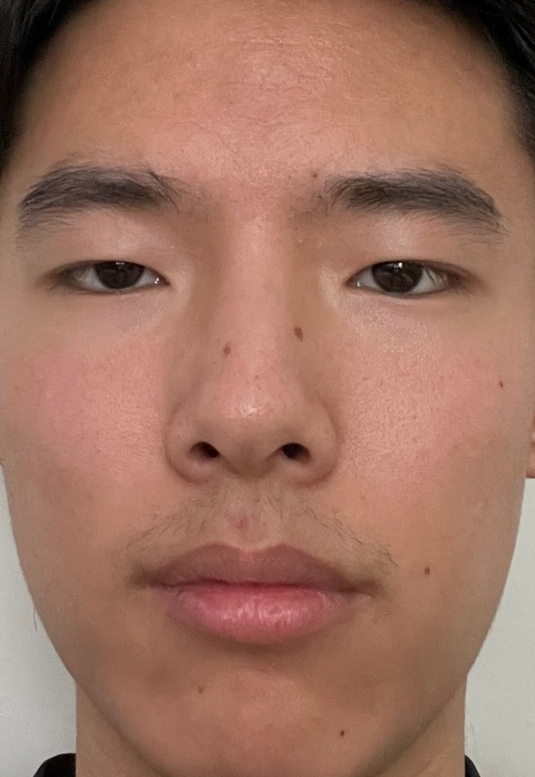
#> input picture data/cropped/blank.jpg, 535 x 777 px
$ python main.py
#> lines starting #> are read from the running program, lines starting #| are printed output that depends on the picture
#> further down, search_blank is the input picture: shape (777, 535, 3); mean R, G, B 159.6, 115.7, 98.9
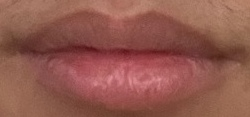
#> input picture data/template_feature/temp_blank.jpg, 250 x 117 px
#> further down, template_blank is the input picture: shape (117, 250, 3); mean R, G, B 145.5, 89, 78.1
### template_match.py
import numpy as np
import matplotlib.pyplot as plt

from scipy.signal import fftconvolve

from largest_index import largest_index
from patch_sum import patch_sum


def template_match(search, template):
    image_shape = search.shape
#> image_shape = (777, 535, 3)

    image = np.array(search, dtype=np.float64, copy=False)
    pad_width = tuple((width, width) for width in template.shape)
#> pad_width = ((117, 117), (250, 250), (3, 3))
    image = np.pad(image, pad_width=pad_width, mode='constant', constant_values=0)

    image_window_sum = patch_sum(image, template.shape)
    image_window_sum2 = patch_sum(image ** 2, template.shape)
    temp_mean = template.mean()
#> temp_mean = 104.2
    temp_vol = np.prod(template.shape)
#> temp_vol = 87750
    temp_ssd = np.sum((template - temp_mean) ** 2)
#> temp_ssd = 113456421.6
    cross_corr = fftconvolve(image, template[::-1, ::-1, ::-1], mode="valid")[1:-1, 1:-1, 1:-1]
    numerator = cross_corr - image_window_sum * temp_mean
    denominator = image_window_sum2
    image_window_sum = np.multiply(image_window_sum, image_window_sum)
    image_window_sum = np.divide(image_window_sum, temp_vol)
    denominator -= image_window_sum
    denominator *= temp_ssd
    denominator = np.maximum(denominator, 0)  # sqrt of negative number not allowed
    denominator = np.sqrt(denominator)
    response = np.zeros_like(cross_corr, dtype=np.float64)
    mask = denominator > np.finfo(np.float64).eps
    response[mask] = numerator[mask] / denominator[mask]

    slices = []
    for i in range(template.ndim):
        d0 = template.shape[i] - 1
        d1 = d0 + image_shape[i] - template.shape[i] + 1
        slices.append(slice(d0, d1))
    result = response[tuple(slices)]

    ind_list = list(range(1, 500, 10))
    x_list = []
    y_list = []

    for t in ind_list:
        ind = largest_index(result, t)
        x_t, y_t = ind[1][-1], ind[0][-1]
        x_list.append(x_t)
        y_list.append(y_t)
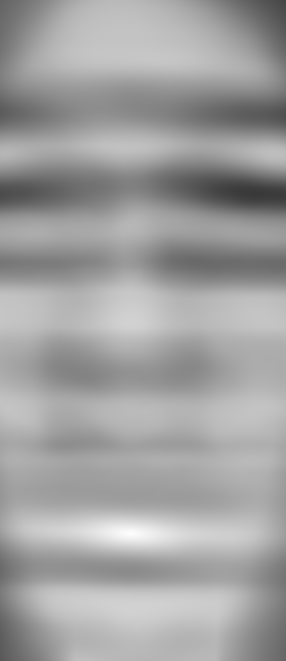
#> result: shape (661, 286, 1) float64; min 0.226, max 0.999, mean 0.631
    ij = np.unravel_index(np.argmax(result), result.shape)
#> ij = (533, 130, 0)
    _, x, y = ij[::-1]
#> x = 130; y = 533

    # fig, ax = plt.subplots(len(ind_list), 2, figsize=(15, 20))
    #
    # for i in range(len(ind_list)):
    #     h_temp, w_temp, _ = template.shape
    #     ax[i, 0].imshow(search[y_list[i]: y_list[i] + h_temp, x_list[i]:x_list[i] + w_temp])
    #     ax[i, 0].set_axis_off()
    #     ax[i, 0].set_title(f'detected region, {ind_list[i]} closest')
    #
    #     ax[i, 1].imshow(search)
    #     ax[i, 1].set_axis_off()
    #     ax[i, 1].set_title(f'image: ({x_list[i]},{y_list[i]})')
    #
    #     rect = plt.Rectangle((x_list[i], y_list[i]), w_temp, h_temp, edgecolor='r', facecolor='none')
    #
    #     ax[i, 1].add_patch(rect)
    #
    # plt.show()

    return x_list, y_list

### largest_index.py
import numpy as np


def largest_index(ary, n):
    flat = ary.flatten()
    indices = np.argpartition(flat, -n)[-n:]
    indices = indices[np.argsort(-flat[indices])]
    return np.unravel_index(indices, ary.shape)

### patch_sum.py
import numpy as np


def patch_sum(image, window_shape):
    window_sum = np.cumsum(image, axis=0)
    window_sum = (window_sum[window_shape[0]:-1] - window_sum[:-window_shape[0] - 1])
    window_sum = np.cumsum(window_sum, axis=1)
    window_sum = (window_sum[:, window_shape[1]:-1] - window_sum[:, :-window_shape[1] - 1])
    window_sum = np.cumsum(window_sum, axis=2)
    window_sum = (window_sum[:, :, window_shape[2]:-1] - window_sum[:, :, :-window_shape[2] - 1])
    return window_sum

### main.py
import numpy as np
import matplotlib.image as mpimg
from skimage.io import imread

from classify import classify
from int_point import int_point
from template_match import template_match


# Helper function to convert to grayscale
def rgb2gray(rgb):
    return np.dot(rgb[..., :3], [0.299, 0.587, 0.144])


search_blank = imread('data/cropped/blank.jpg')
template_blank = imread('data/template_feature/temp_blank.jpg')
x_blank, y_blank = template_match(search_blank, template_blank)
#> x_blank = 50 values, max 152 at index 45, min 110 at index 40, mean 130.1; y_blank = 50 values, max 539 at index 41, min 527 at index 39, mean 532.8
#> (the run stopped early here; a loop or call above may not have finished)
